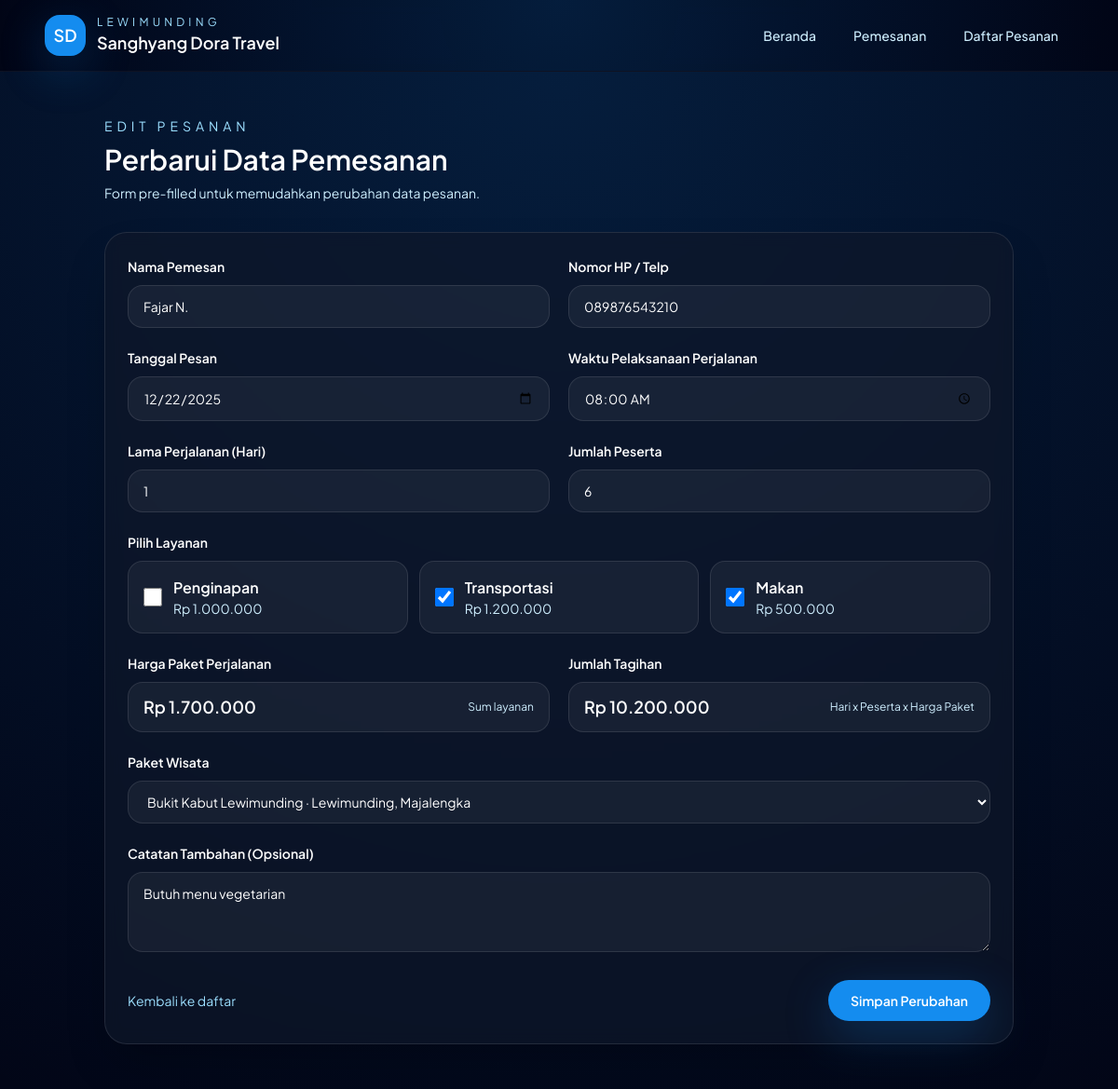
Screenshot of /edit_pesanan.php?id=2 with the database file from the repository.
### tables this page shows
CREATE TABLE IF NOT EXISTS bookings (
  id INT AUTO_INCREMENT PRIMARY KEY,
  customer_name VARCHAR(120) NOT NULL,
  phone VARCHAR(60) NOT NULL,
  order_date DATE NOT NULL,
  start_time TIME NOT NULL,
  duration_days INT NOT NULL,
  participants INT NOT NULL,
  services VARCHAR(255) NOT NULL,
  package_price INT NOT NULL,
  total_amount INT NOT NULL,
  package_id INT NULL,
  note TEXT NULL,
  created_at TIMESTAMP DEFAULT CURRENT_TIMESTAMP,
  CONSTRAINT fk_package FOREIGN KEY (package_id) REFERENCES packages (id) ON DELETE SET NULL
);

CREATE TABLE IF NOT EXISTS packages (
  id INT AUTO_INCREMENT PRIMARY KEY,
  title VARCHAR(120) NOT NULL,
  description TEXT NOT NULL,
  location VARCHAR(120) NOT NULL,
  duration_days INT NOT NULL,
  base_price INT NOT NULL,
  image_path VARCHAR(255) NOT NULL,
  youtube_url VARCHAR(255) NOT NULL,
  created_at TIMESTAMP DEFAULT CURRENT_TIMESTAMP
);

### includes/helpers.php (called while the page is built, shortened)
<?php
function format_rupiah(float|int $amount): string
{
    return 'Rp ' . number_format((float) $amount, 0, ',', '.');
}
function service_prices(): array
{
    return [
        'penginapan' => 1_000_000,
        'transportasi' => 1_200_000,
        'makan' => 500_000,
    ];
}

### edit_pesanan.php (the view, shortened to what this page needs)
<?php
$id = isset($_GET['id']) ? (int) $_GET['id'] : 0;
$pdo = get_pdo();
$packages = $pdo->query('SELECT * FROM packages ORDER BY id ASC')->fetchAll();
$stmt = $pdo->prepare('SELECT * FROM bookings WHERE id = :id');
$stmt->execute([':id' => $id]);
$order = $stmt->fetch();
include __DIR__ . '/includes/header.php';
include __DIR__ . '/includes/navbar.php';
?>
<main class="relative">
  <div class="absolute inset-0 opacity-50">
    <div class="absolute inset-0 bg-[radial-gradient(circle_at_top,_rgba(20,140,239,0.35),_transparent)]"></div>
  </div>
  <section class="relative z-10 mx-auto max-w-5xl px-6 py-12">
    <div class="mb-8">
      <p class="text-sm uppercase tracking-[0.35em] text-brand-200">Edit Pesanan</p>
      <h1 class="mt-2 text-2xl font-semibold text-white sm:text-3xl">Perbarui Data Pemesanan</h1>
      <p class="mt-2 max-w-3xl text-sm text-brand-100">Form pre-filled untuk memudahkan perubahan data pesanan.</p>
    </div>
    <form id="formEdit" method="post" class="rounded-3xl border border-white/10 bg-slate-900/70 p-6 shadow-2xl backdrop-blur">
      <div class="grid gap-5 sm:grid-cols-2">
        <div class="space-y-2">
          <label class="text-sm font-semibold text-white">Nama Pemesan</label>
          <input type="text" name="nama" value="<?= htmlspecialchars($_POST['nama'] ?? $order['customer_name']) ?>" class="w-full rounded-2xl border border-white/10 bg-white/5 px-4 py-3 text-sm text-white outline-none focus:border-brand-400 focus:ring-2 focus:ring-brand-500/30" required />
        </div>
        <div class="space-y-2">
          <label class="text-sm font-semibold text-white">Nomor HP / Telp</label>
          <input type="tel" name="telp" value="<?= htmlspecialchars($_POST['telp'] ?? $order['phone']) ?>" class="w-full rounded-2xl border border-white/10 bg-white/5 px-4 py-3 text-sm text-white outline-none focus:border-brand-400 focus:ring-2 focus:ring-brand-500/30" required />
        </div>
        <div class="space-y-2">
          <label class="text-sm font-semibold text-white">Tanggal Pesan</label>
          <input type="date" name="tanggal" value="<?= htmlspecialchars($_POST['tanggal'] ?? $order['order_date']) ?>" class="w-full rounded-2xl border border-white/10 bg-white/5 px-4 py-3 text-sm text-white outline-none focus:border-brand-400 focus:ring-2 focus:ring-brand-500/30" required />
        </div>
        <div class="space-y-2">
          <label class="text-sm font-semibold text-white">Waktu Pelaksanaan Perjalanan</label>
          <input type="time" name="waktu" value="<?= htmlspecialchars($_POST['waktu'] ?? $order['start_time']) ?>" class="w-full rounded-2xl border border-white/10 bg-white/5 px-4 py-3 text-sm text-white outline-none focus:border-brand-400 focus:ring-2 focus:ring-brand-500/30" required />
        </div>
        <div class="space-y-2">
          <label class="text-sm font-semibold text-white">Lama Perjalanan (Hari)</label>
          <input id="durasi" type="number" min="1" name="durasi" value="<?= htmlspecialchars($_POST['durasi'] ?? $order['duration_days']) ?>" class="w-full rounded-2xl border border-white/10 bg-white/5 px-4 py-3 text-sm text-white outline-none focus:border-brand-400 focus:ring-2 focus:ring-brand-500/30" required />
        </div>
        <div class="space-y-2">
          <label class="text-sm font-semibold text-white">Jumlah Peserta</label>
          <input id="peserta" type="number" min="1" name="peserta" value="<?= htmlspecialchars($_POST['peserta'] ?? $order['participants']) ?>" class="w-full rounded-2xl border border-white/10 bg-white/5 px-4 py-3 text-sm text-white outline-none focus:border-brand-400 focus:ring-2 focus:ring-brand-500/30" required />
        </div>
        <div class="space-y-2 sm:col-span-2">
          <label class="text-sm font-semibold text-white">Pilih Layanan</label>
          <div class="grid gap-3 md:grid-cols-3">
            <?php $services = service_prices(); $selectedServices = $_POST['services'] ?? array_filter(explode(',', $order['services'])); ?>
            <?php foreach ($services as $key => $price): ?>
              <?php $checked = in_array($key, $selectedServices, true); ?>
              <label class="flex cursor-pointer items-center gap-3 rounded-2xl border border-white/10 bg-white/5 p-4 transition hover:border-brand-400/60">
                <input type="checkbox" name="services[]" value="<?= $key ?>" <?= $checked ? 'checked' : '' ?> class="h-5 w-5 rounded border-white/30 bg-slate-900 text-brand-500 focus:ring-brand-400" />
                <div>
                  <p class="font-semibold capitalize text-white"><?= $key ?></p>
                  <p class="text-sm text-brand-100"><?= format_rupiah($price) ?></p>
                </div>
              </label>
            <?php endforeach; ?>
          </div>
        </div>
        <div class="space-y-2">
          <label class="text-sm font-semibold text-white">Harga Paket Perjalanan</label>
          <div class="flex items-center justify-between rounded-2xl border border-white/10 bg-white/5 px-4 py-3">
            <span id="hargaPaketDisplay" class="text-lg font-semibold text-white"><?= format_rupiah($order['package_price']) ?></span>
            <span class="text-xs text-brand-100">Sum layanan</span>
          </div>
        </div>
        <div class="space-y-2">
          <label class="text-sm font-semibold text-white">Jumlah Tagihan</label>
          <div class="flex items-center justify-between rounded-2xl border border-white/10 bg-white/5 px-4 py-3">
            <span id="tagihanDisplay" class="text-lg font-semibold text-white"><?= format_rupiah($order['total_amount']) ?></span>
            <span class="text-xs text-brand-100">Hari x Peserta x Harga Paket</span>
          </div>
        </div>
        <div class="space-y-2 sm:col-span-2">
          <label class="text-sm font-semibold text-white">Paket Wisata</label>
          <select name="paket_id" class="w-full rounded-2xl border border-white/10 bg-white/5 px-4 py-3 text-sm text-white outline-none focus:border-brand-400 focus:ring-2 focus:ring-brand-500/30">
            <?php foreach ($packages as $pkg): ?>
              <option value="<?= (int) $pkg['id'] ?>" <?= ((int) ($order['package_id'] ?? 0) === (int) $pkg['id']) ? 'selected' : '' ?>>
                <?= htmlspecialchars($pkg['title']) ?> · <?= htmlspecialchars($pkg['location']) ?>
              </option>
            <?php endforeach; ?>
          </select>
        </div>
        <div class="space-y-2 sm:col-span-2">
          <label class="text-sm font-semibold text-white">Catatan Tambahan (Opsional)</label>
          <textarea name="catatan" rows="3" class="w-full rounded-2xl border border-white/10 bg-white/5 px-4 py-3 text-sm text-white outline-none focus:border-brand-400 focus:ring-2 focus:ring-brand-500/30"><?= htmlspecialchars($_POST['catatan'] ?? ($order['note'] ?? '')) ?></textarea>
        </div>
      </div>
      <div class="mt-6 flex flex-wrap items-center justify-between gap-3">
        <a href="pesanan.php" class="text-sm text-brand-200 hover:text-white">Kembali ke daftar</a>
        <button type="submit" class="inline-flex items-center rounded-full bg-brand-500 px-6 py-3 text-sm font-semibold text-white shadow-glow transition hover:bg-brand-400">
          Simpan Perubahan
        </button>
      </div>
    </form>
  </section>
</main>
<?php include __DIR__ . '/includes/footer.php'; ?>

### includes/header.php (style rules this page uses)
body { font-family: "Plus Jakarta Sans", system-ui, -apple-system, BlinkMacSystemFont, "Segoe UI", sans-serif; background-color: #030712; }

### rows the page displays
bookings: nama "Fajar N.", telp "089876543210", tanggal "12/22/2025", waktu "08:00:00", durasi "1", peserta "6", services "☑", paket_id "Bukit Kabut Lewimunding · Lewimunding, Majalengka", catatan "Butuh menu vegetarian"

### other values shown
$key "Penginapan"
format_rupiah($price) "Rp 1.000.000"
$key "Transportasi"
format_rupiah($price) "Rp 1.200.000"
$key "Makan"
format_rupiah($price) "Rp 500.000"
